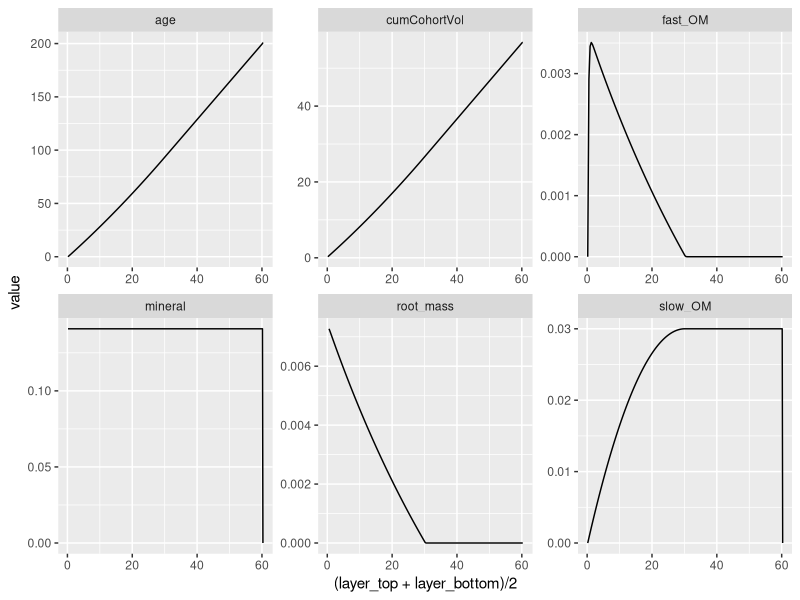

Write R code to recreate this figure.
## ---- chunk 1
library(tidyverse)

defaultParms <- list(rootDepthMax = 30, # Depth of the root zone in cm below surface
                     totalRootBiomass = 0.3, # Total Root Biomass, g/cm2
                     organicPacking = 0.085)   # Organic Self Packing Densities: k1 g-C/cm3
#mineralPacking <- 1.99    # Inorganic Self Packing Densities  k2 g-C/cm3
## ---- chunk 2

#return the mass of the live roots between two layers
massLiveRoots <- function(layerBottom, layerTop, shape='linear',
                      soilLength = 1, soilWidth = 1, #assume a 1x1 cm2 area
                      totalBiomassByArea = defaultParms$totalRootBiomass,
                      rootDepthMax = defaultParms$rootDepthMax){
  
  totalRootMass <- soilLength*soilWidth*totalBiomassByArea
  
  ##reset the layers that are beyond the root inputs to have 0 depths
  layerBottom[layerBottom > rootDepthMax] <- rootDepthMax
  layerTop[layerTop > rootDepthMax] <- rootDepthMax
  
  if(shape == 'linear'){
    #mass_per_depth = slope * depth + intercept
    #totalRootMass = 1/2 * rootDepthMax * intecept ==> intercept = 2 * totalRootMass / rootDepthMax
    #slope = - intercept/rootDepthMax
    #mass = integral(mass_per_depth, depth)
    rootMass <- 2*totalRootMass*(layerBottom-layerTop)/rootDepthMax - 
      totalRootMass *(layerBottom ^2-layerTop^2)/rootDepthMax^2
    return(rootMass)
  }else{
    stop('Unknown shape specified')
  }
}

##Check liveRoots
#massLiveRoots(layerBottom = seq(5, 40, by=5), layerTop=seq(0, 35, by=5))
#plot(massLiveRoots(layerBottom = seq(5, 40, by=5), layerTop=seq(0, 35, by=5)))
#sum(massLiveRoots(layerBottom = seq(1, 40, by=1), layerTop=seq(0, 39, by=1))) == defaultParms$totalRootBiomass

depthOfNotRootVolume <- function(nonRootVolume, shape='linear',
                                 soilLength=1, soilWidth=1, #assume a 1x1 cm2 area
                                 totalBiomassByArea = defaultParms$totalRootBiomass, 
                                 rootDepthMax = defaultParms$rootDepthMax,
                                 rootDensity = defaultParms$organicPacking){
 
  totalRootMass <- soilLength*soilWidth*totalBiomassByArea
  totalRootVolume <- totalRootMass/rootDensity
  
  if(totalRootVolume > soilLength*soilWidth*rootDepthMax){
    stop('Bad root volume')
  }
  
  if(shape == 'linear'){
    rootWidth <- totalRootVolume*2/(rootDepthMax*soilLength)
    #base width of nonRootVolume = totalWidth * depth / rootDepthMax
    #Break into two shapes
    #nonRootVolume = ((rootWidth/rootDepthMax*depth^2)/2 + depth*(soilWidth-rootWidth))*soilLength
    #            0 = rootWidth / (2*rootDepthMax) * depth ^2 + 
    #                   (soilWidth-rootWidth) * depth - nonRootVolume/soilLength ##solve for depth
    coef1 <- rootWidth / (2*rootDepthMax)
    coef2 <- soilWidth-rootWidth
    coef3 <- -nonRootVolume/soilLength
    ansDepth <- (-coef2 + sqrt(coef2^2-4*coef1*coef3))/(2*coef1)
    behondRootZone <- nonRootVolume > soilLength*soilWidth*rootDepthMax - totalRootVolume
    ansDepth[behondRootZone] <- (rootDepthMax +
                            (nonRootVolume - soilLength*soilWidth*rootDepthMax + totalRootVolume ) /
                              (soilLength*soilWidth)) [behondRootZone] #treat as a square
    return(ansDepth)
  }else{
    stop('Unknown shape specified')
  }
}

##Check depth of non root volue
#tester <- depthOfNotRootVolume(nonRootVolume = 1:100)
#plot(tester)
##plot(tester[1:99] - tester[2:100])

sedimentInputs <- function(times=NA){ #time currently ignored
  ssc <- 20 # Suspended Sediment Concentration, mg per liter
  depthBelowMHW <- 10 # Depth of Marsh Surface Below Mean High Water
  nTidesPerYear <- 704
  meanTidalHeight <- depthBelowMHW
  ssc_gPerCm2 <- ssc * 0.000001 # convert mg/l to grams/cm^2
  cumAnnWaterVol <- nTidesPerYear * meanTidalHeight # Cumulative water volume
  annSediment <- ssc_gPerCm2 * cumAnnWaterVol #g-sediment per year
  
  return(data.frame(mineral_mass = annSediment))
}

nextCohort <- function(dt_yr=1, 
                       massPools=data.frame(age=0, fast_OM=0, slow_OM=0, mineral=0,
                                            layer_top=0, layer_bottom=0),
                            topInputs_gPerYr = sedimentInputs,
                            rootProfile_g = massLiveRoots,
                            packing = list(organic = 0.085 ,  # Organic Self Packing Densities: k1 g-C/cm3
                                        mineral = 1.99), # Inorganic Self Packing Densities  k2 g-C/cm3
                            rootTurnover = 0.5,  # Below Ground Turnover Rate of roots, 1/yr
                            rootOmFrac = list(fast=0.8, slow=0.2), # root allocation to om pools (labile, slow), g/g
                            omDecayRate = list(fast=0.8, slow=0) # organic matter decay rate (labile, slow), 1/yr
){
  if(!all(c('age', 'fast_OM', 'slow_OM', 'mineral') %in% names(massPools))){
    stop('Badly named massPools')
  }
  
  #decay the OM pools and add dead roots
  ans <- massPools %>% 
    dplyr::select(age, fast_OM, slow_OM, mineral, layer_top, layer_bottom) %>%
    mutate(age = age + dt_yr,
           root_mass = massLiveRoots(layerTop = layer_top, 
                                     layerBottom = layer_bottom)) %>%
    mutate(fast_OM = fast_OM + 
             root_mass * rootOmFrac$fast * rootTurnover * dt_yr -
             fast_OM * omDecayRate$fast * dt_yr,
           slow_OM = slow_OM + 
             root_mass * rootOmFrac$slow * rootTurnover * dt_yr -
             slow_OM * omDecayRate$slow * dt_yr,
           mineral = mineral) %>% 
    select(-layer_top, -layer_bottom) ##discard last year's layers
  
  #add sediments to the top
  ans <- bind_rows(data.frame(age = 0, fast_OM= 0, slow_OM = 0, 
                              mineral = (topInputs_gPerYr() * dt_yr)$mineral_mass),
                   ans) %>%
    arrange(age) %>% #make sure things are sorted by age
    #calculate cumulative volumne of each pool
    mutate(cumCohortVol = cumsum((fast_OM + slow_OM)*packing$organic + mineral*packing$mineral) ) %>%
  #calculate depth profile
    mutate(layer_bottom = depthOfNotRootVolume(nonRootVolume = cumCohortVol)) %>%
    mutate(layer_top = c(0, layer_bottom[-length(layer_bottom)]))
  
  return(ans)
}

## ---- chunk 3
cohortProfile <- nextCohort()
for(ii in 1:200){
  cohortProfile <- nextCohort(massPools=cohortProfile)
}
## ---- chunk 4
ggplot(cohortProfile %>%
         gather(key='variable', value='value', -layer_top, -layer_bottom)) +
  geom_line(aes(x=(layer_top+layer_bottom)/2, y=value)) +
  facet_wrap(~variable, scales='free')

